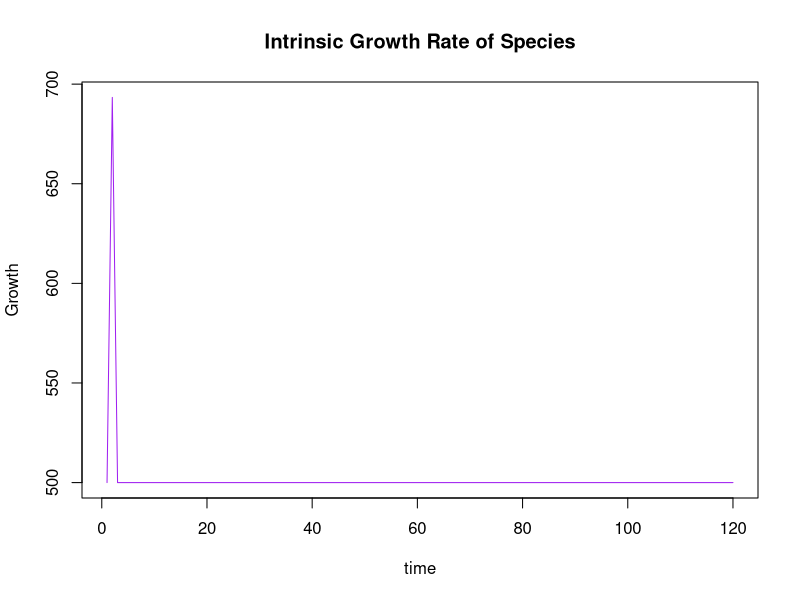
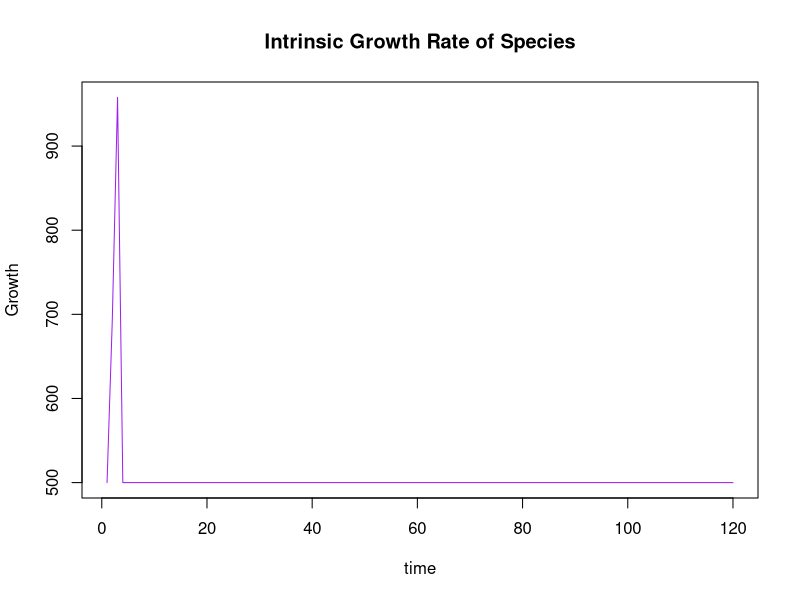
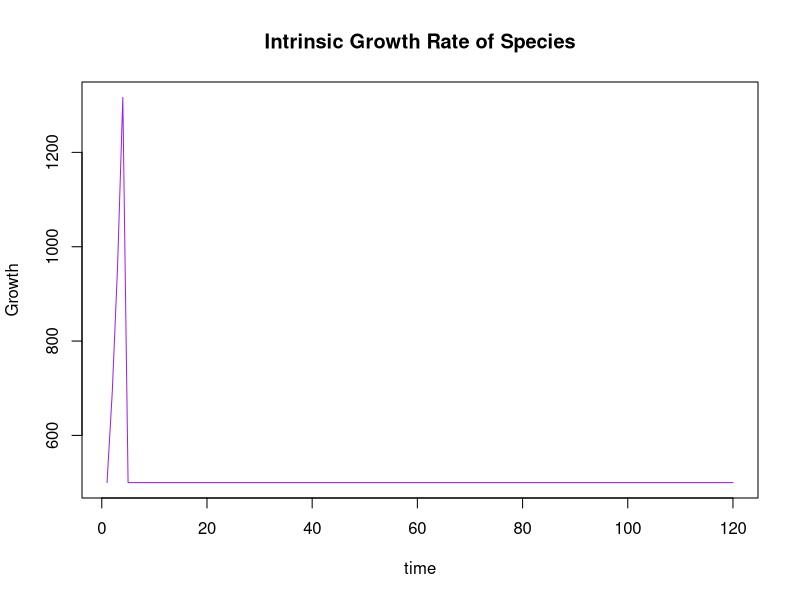
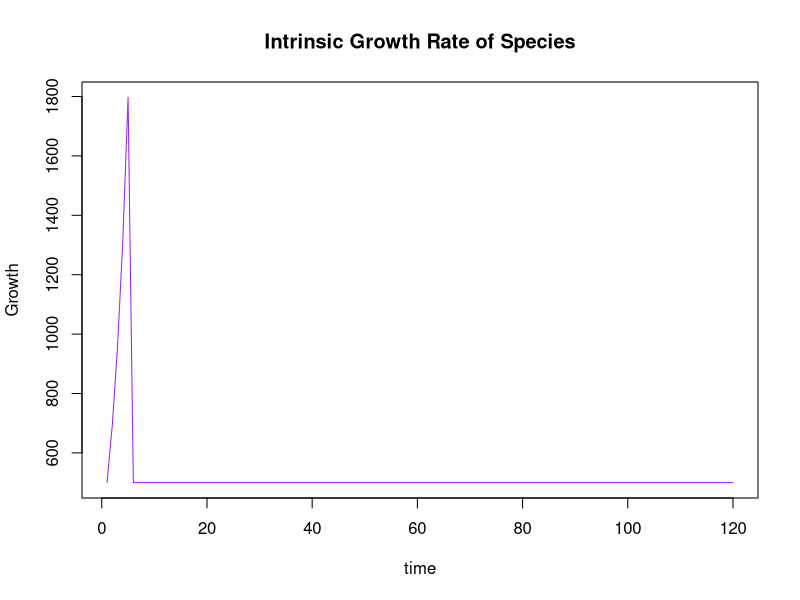
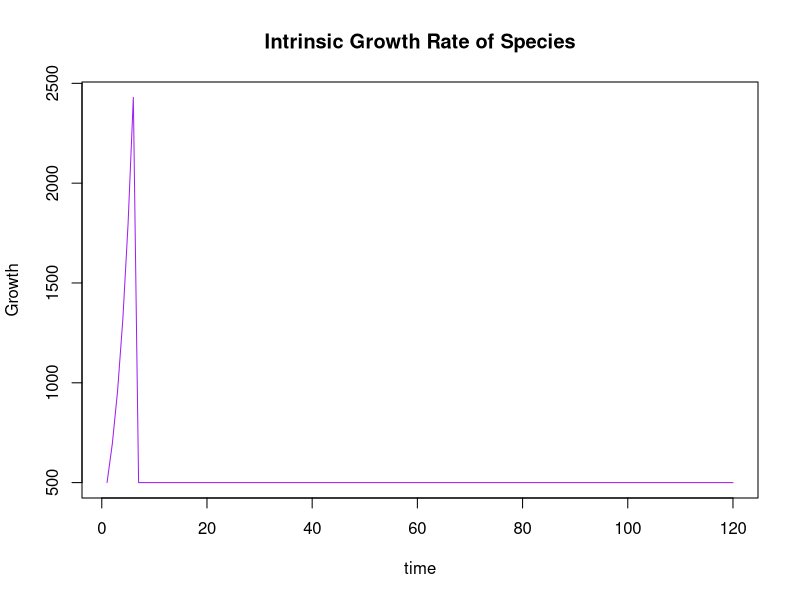
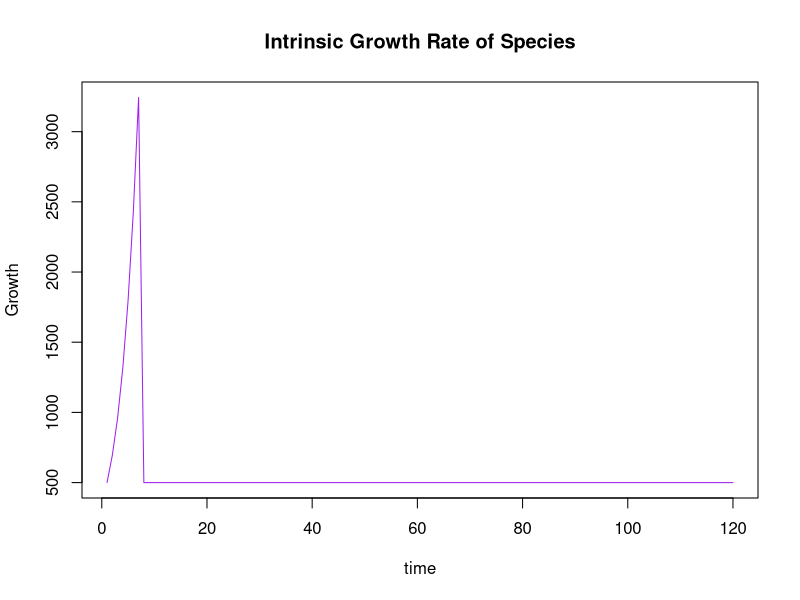
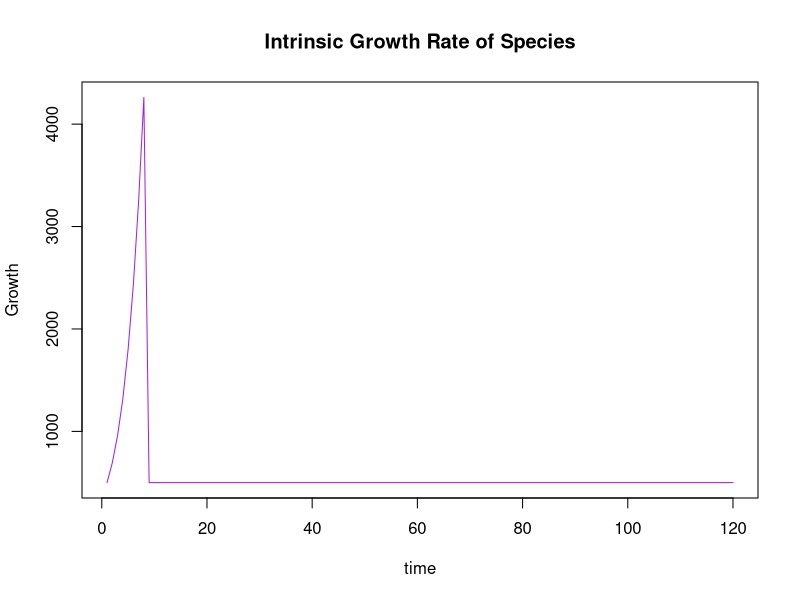
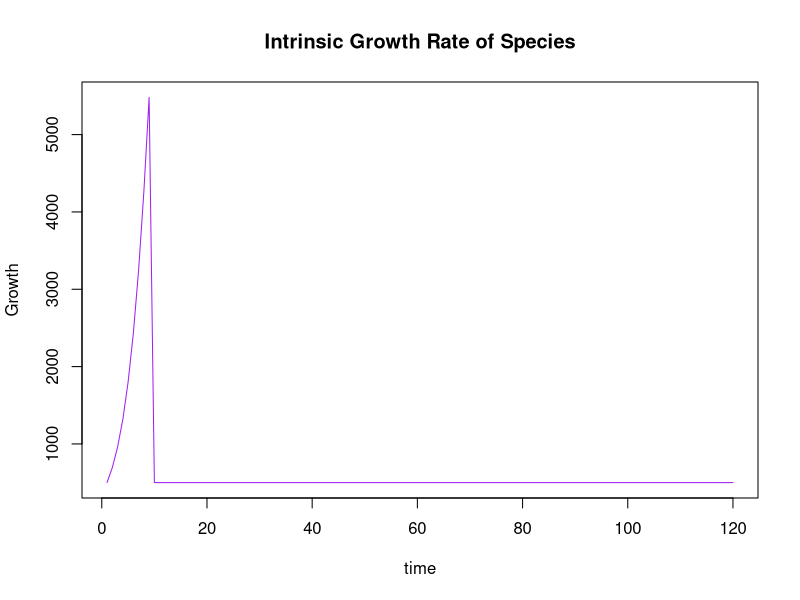

Generate these figures, in order, with R:
####### Lab 8: a continuation of function generation with added markdown!
#Making a funtion that takes 4 variables as input: "r" the intrinsic growthrate, "K" the carrying capacity, "t" total number of generations, and "ninit" which is initail population size
GrowthFunc <- function( r, K , t , ninit ){ #creates a function with 4 inputs: r, k , t, ninit
  n <- rep(ninit , t)  #pre- allocation of vectors for out data
  Time <- (1 : t)  #more pre-allocation
  for (t in 2 : t) {   #The for loop that actually runs the equation
    n[t] = n[t-1] + ( r * n[t-1] * (K - n[t-1])/K )
  plot( Time, n , xlab = "time" , ylab = "Growth" , main = "Intrinsic Growth Rate of Species" , type = "l", col = "purple" )
  }
  return(cbind(Time, n) )
  }

GrowthFunc(0.4, 15000, 120, 500) #Testing of the function that we just wrote
results <- GrowthFunc(0.4, 15000, 120, 500) #Runs the test and then assigns the values to a vector called results
colnames(results) <- c( "Time" , "New Population") #Gives column names to the results
write.csv( x = results, file = "GrowthRateData.csv", row.names = FALSE) #Turns it into a csv
print(results) #prints the vector with the column names





